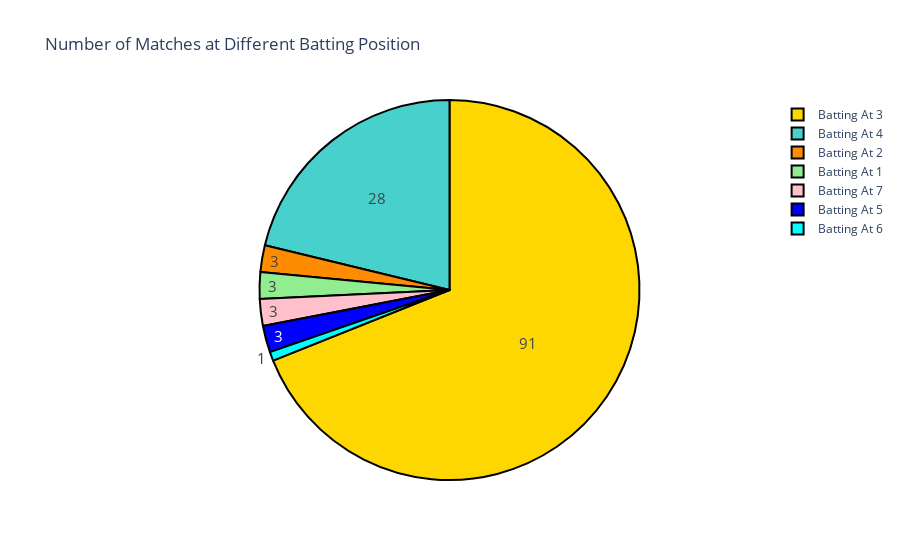

Notebook code for this chart:
### Markdown cell above
No. of Matches played by virat kohli at different batting positions

### Code cell
pos = data.Pos.value_counts()

colors = ['gold', 'mediumturquoise', 'darkorange', 'lightgreen',"pink", "blue","cyan"]
label = pos.index
counts = pos.values

fig = go.Figure(data=[go.Pie(labels=label, values=counts)])

fig.update_layout(title_text="Number of Matches at Different Batting Position")

fig.update_traces(hoverinfo='label+percent', textinfo='value', textfont_size=15,
                  marker=dict(colors=colors, line=dict(color='black', width=2)))
fig.show()

### Figure 1 — Plotly figure (JSON) as saved in the notebook; plotly's stock layout.template omitted (floating-point values rounded to 4 significant figures)
{"data": [{"hoverinfo": "label+percent", "labels": ["Batting At 3", "Batting At 4", "Batting At 2", "Batting At 1", "Batting At 7", "Batting At 5", "Batting At 6"], "marker": {"colors": ["gold", "mediumturquoise", "darkorange", "lightgreen", "pink", "blue", "cyan"], "line": {"color": "black", "width": 2}}, "textfont": {"size": 15}, "textinfo": "value", "type": "pie", "values": [91, 28, 3, 3, 3, 3, 1]}], "layout": {"title": {"text": "Number of Matches at Different Batting Position"}}}
